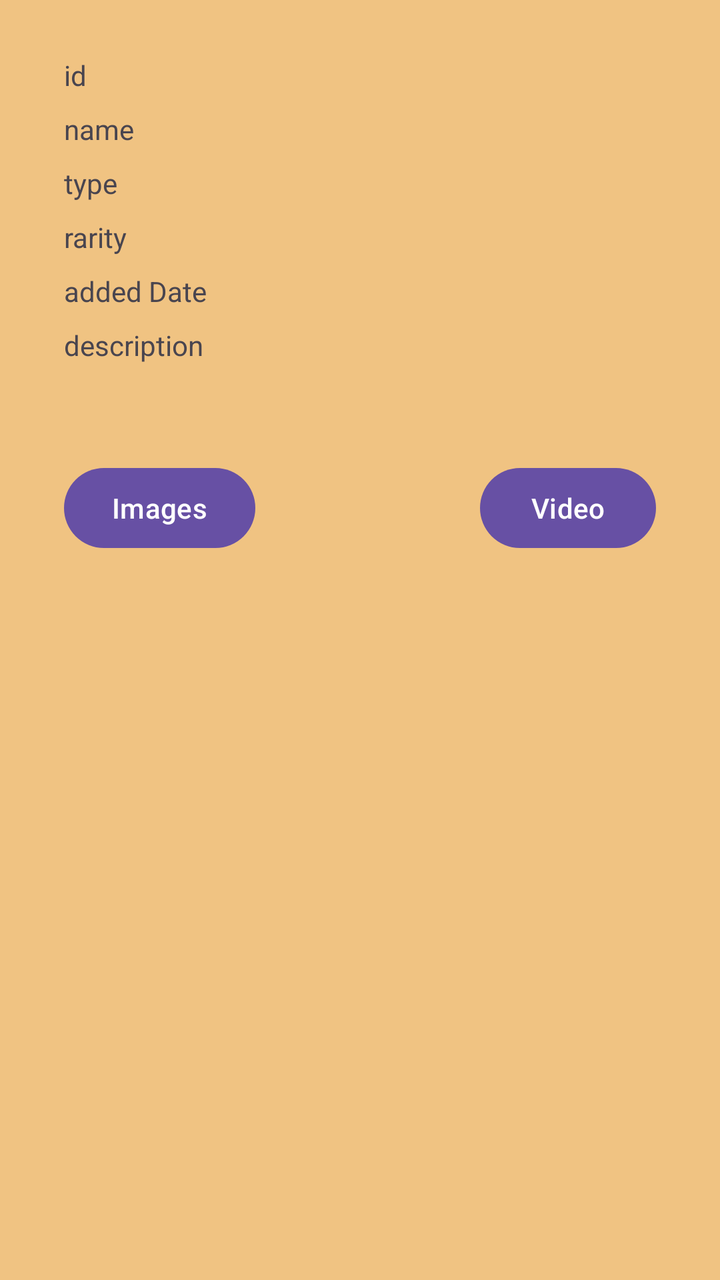
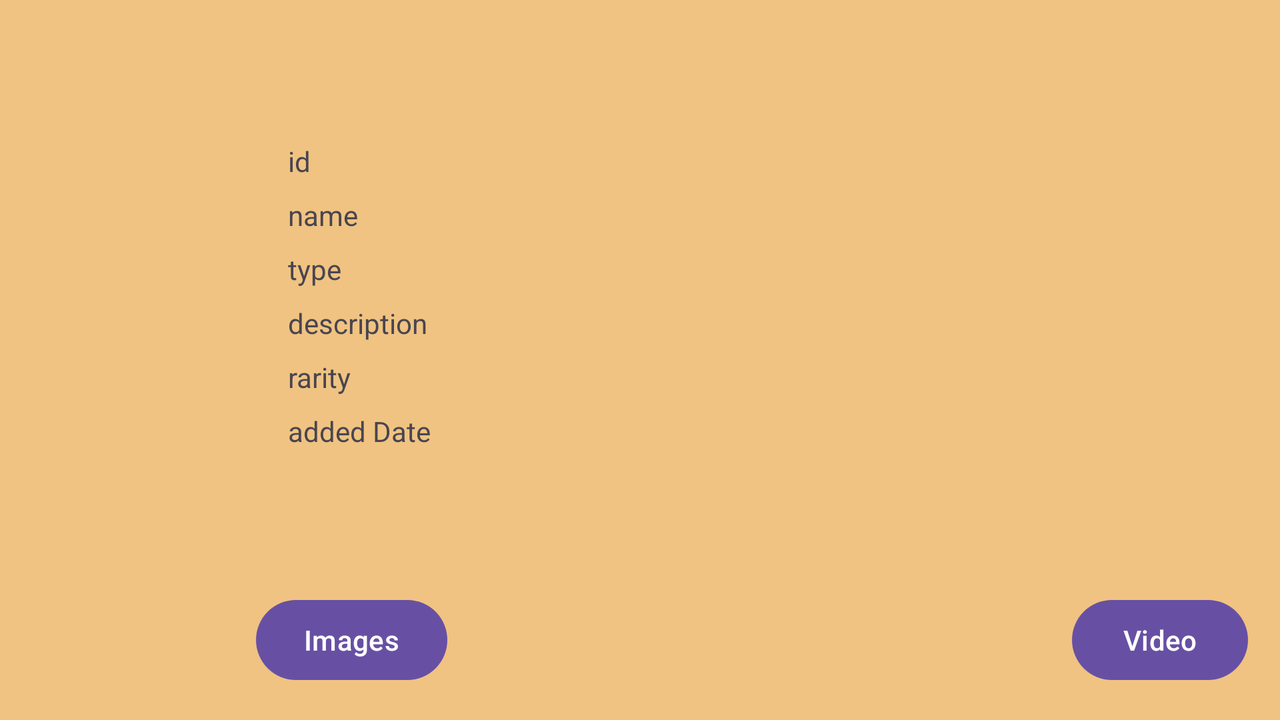

One screen, two layout resources from the same app: the default and the repository's alternative for another configuration. Each is rendered where Android would select it; the XML of both is given below.
<!-- AndroidManifest.xml: application theme Theme.FortUJI -->
<!-- res/layout/activity_cosmetics_dialog.xml -->
<?xml version="1.0" encoding="utf-8"?>
<androidx.constraintlayout.widget.ConstraintLayout xmlns:android="http://schemas.android.com/apk/res/android"
    xmlns:app="http://schemas.android.com/apk/res-auto"
    xmlns:tools="http://schemas.android.com/tools"
    android:id="@+id/main"
    android:layout_width="match_parent"
    android:layout_height="match_parent"
    tools:context=".CosmeticsDialog">

    <ImageView
        android:id="@+id/imageImageView"
        android:layout_width="120dp"
        android:layout_height="wrap_content"
        android:layout_marginTop="4dp"
        app:layout_constraintEnd_toEndOf="parent"
        app:layout_constraintHorizontal_bias="0.498"
        app:layout_constraintStart_toStartOf="parent"
        app:layout_constraintTop_toTopOf="parent"
        app:srcCompat="@drawable/ic_launcher_foreground" />

    <TextView
        android:id="@+id/idTextView"
        android:layout_width="wrap_content"
        android:layout_height="wrap_content"
        android:layout_marginStart="32dp"
        android:layout_marginTop="24dp"
        android:text="id"
        app:layout_constraintStart_toStartOf="parent"
        app:layout_constraintTop_toBottomOf="@+id/imageImageView" />

    <TextView
        android:id="@+id/nameTextView"
        android:layout_width="wrap_content"
        android:layout_height="wrap_content"
        android:text="name"
        app:layout_constraintTop_toBottomOf="@+id/idTextView"  android:layout_marginTop="8dp"    app:layout_constraintStart_toStartOf="@+id/idTextView"  /><TextView
        android:id="@+id/typeTextView"
        android:layout_width="wrap_content"
        android:layout_height="wrap_content"
        android:text="type"
        app:layout_constraintStart_toStartOf="@+id/idTextView"
        app:layout_constraintTop_toBottomOf="@+id/nameTextView" android:layout_marginTop="8dp"/>

    <TextView
        android:id="@+id/rarityTextView"
        android:layout_width="wrap_content"
        android:layout_height="wrap_content"
        android:layout_marginTop="8dp"
        android:text="rarity"
        app:layout_constraintStart_toStartOf="@+id/typeTextView"
        app:layout_constraintTop_toBottomOf="@+id/typeTextView" />

    <TextView
        android:id="@+id/addedTextView"
        android:layout_width="wrap_content"
        android:layout_height="wrap_content"
        android:layout_marginTop="8dp"
        android:text="added Date"
        app:layout_constraintStart_toStartOf="@+id/rarityTextView"
        app:layout_constraintTop_toBottomOf="@+id/rarityTextView" />

    <Button
        android:id="@+id/imagesButton"
        android:layout_width="wrap_content"
        android:layout_height="wrap_content"
        android:layout_marginTop="48dp"
        android:text="Images"
        app:layout_constraintStart_toStartOf="@+id/descriptionTextView"
        app:layout_constraintTop_toBottomOf="@+id/descriptionTextView" />

    <Button
        android:id="@+id/videoButton"
        android:layout_width="wrap_content"
        android:layout_height="wrap_content"
        android:layout_marginEnd="32dp"
        android:text="Video"
        app:layout_constraintEnd_toEndOf="parent"
        app:layout_constraintTop_toTopOf="@+id/imagesButton" />

    <TextView
        android:id="@+id/descriptionTextView"
        android:layout_width="wrap_content"
        android:layout_height="wrap_content"
        android:layout_marginTop="8dp"
        android:text="description"
        app:layout_constraintEnd_toEndOf="parent"
        app:layout_constraintHorizontal_bias="0.0"
        app:layout_constraintStart_toStartOf="@+id/addedTextView"
        app:layout_constraintTop_toBottomOf="@+id/addedTextView" />
</androidx.constraintlayout.widget.ConstraintLayout>
<!-- resources referenced by this layout -->
<resources>
  <style name="Theme.FortUJI" parent="Base.Theme.FortUJI" />
  <style name="Base.Theme.FortUJI" parent="Theme.Material3.DayNight.NoActionBar">
          
           <item name="android:windowBackground">@color/background</item>
          <item name="colorAccent">@color/buttonColor</item>
      </style>
  <color name="background">#f0c382</color>
  <color name="buttonColor">#de6e3e</color>
</resources>
<!-- res/layout-land/activity_cosmetics_dialog.xml (the repository's variant of the layout above) -->
<!-- drawn on the phone turned sideways -->
<?xml version="1.0" encoding="utf-8"?>
<androidx.constraintlayout.widget.ConstraintLayout xmlns:android="http://schemas.android.com/apk/res/android"
    xmlns:app="http://schemas.android.com/apk/res-auto"
    xmlns:tools="http://schemas.android.com/tools"
    android:id="@+id/main"
    android:layout_width="match_parent"
    android:layout_height="match_parent"
    android:background="@color/background"
    tools:context=".CosmeticsDialog">

    <ImageView
        android:id="@+id/imageImageView"
        android:layout_width="120dp"
        android:layout_height="wrap_content"
        android:layout_marginStart="8dp"
        app:layout_constraintBottom_toBottomOf="parent"
        app:layout_constraintStart_toStartOf="parent"
        app:layout_constraintTop_toTopOf="parent"
        app:srcCompat="@drawable/ic_launcher_foreground" />

    <LinearLayout
        android:id="@+id/linearLayout"
        android:layout_width="0dp"
        android:layout_height="wrap_content"
        android:layout_marginStart="16dp"
        android:layout_marginTop="16dp"
        android:layout_marginBottom="16dp"
        android:orientation="vertical"
        app:layout_constraintBottom_toTopOf="@+id/imagesButton"
        app:layout_constraintEnd_toEndOf="parent"
        app:layout_constraintStart_toEndOf="@+id/imageImageView"
        app:layout_constraintTop_toTopOf="parent">

        <TextView
            android:id="@+id/idTextView"
            android:layout_width="wrap_content"
            android:layout_height="wrap_content"
            android:layout_marginStart="0dp"
            android:layout_marginTop="0dp"
            android:text="id" />

        <TextView
        android:id="@+id/nameTextView"
        android:layout_width="match_parent"
        android:layout_height="wrap_content"
        android:text="name"
        app:layout_constraintTop_toBottomOf="@+id/idTextView"  android:layout_marginTop="8dp"    app:layout_constraintStart_toStartOf="@+id/idTextView"   /><TextView
            android:id="@+id/typeTextView"
            android:layout_width="wrap_content"
            android:layout_height="wrap_content"
            android:layout_marginTop="8dp"
            android:text="type" />

        <TextView
            android:id="@+id/descriptionTextView"
            android:layout_width="wrap_content"
            android:layout_height="wrap_content"
            android:layout_marginTop="8dp"
            android:text="description" />

        <TextView
            android:id="@+id/rarityTextView"
            android:layout_width="wrap_content"
            android:layout_height="wrap_content"
            android:layout_marginTop="8dp"
            android:text="rarity" />

        <TextView
            android:id="@+id/addedTextView"
            android:layout_width="wrap_content"
            android:layout_height="wrap_content"
            android:layout_marginTop="8dp"
            android:text="added Date" />
    </LinearLayout>

    <Button
        android:id="@+id/imagesButton"
        android:layout_width="wrap_content"
        android:layout_height="wrap_content"
        android:layout_marginBottom="16dp"
        android:text="Images"
        app:layout_constraintBottom_toBottomOf="parent"
        app:layout_constraintStart_toEndOf="@+id/imageImageView" />

    <Button
        android:id="@+id/videoButton"
        android:layout_width="wrap_content"
        android:layout_height="wrap_content"
        android:layout_marginEnd="16dp"
        android:text="Video"
        app:layout_constraintBottom_toBottomOf="@+id/imagesButton"
        app:layout_constraintEnd_toEndOf="parent" />

</androidx.constraintlayout.widget.ConstraintLayout>
<!-- resources referenced by the variant -->
<!-- as the phone turned sideways resolves them -->
<resources>
  <color name="background">#f0c382</color>
  <style name="Theme.FortUJI" parent="Base.Theme.FortUJI" />
  <style name="Base.Theme.FortUJI" parent="Theme.Material3.DayNight.NoActionBar">
          
           <item name="android:windowBackground">@color/background</item>
          <item name="colorAccent">@color/buttonColor</item>
      </style>
  <color name="buttonColor">#de6e3e</color>
</resources>
